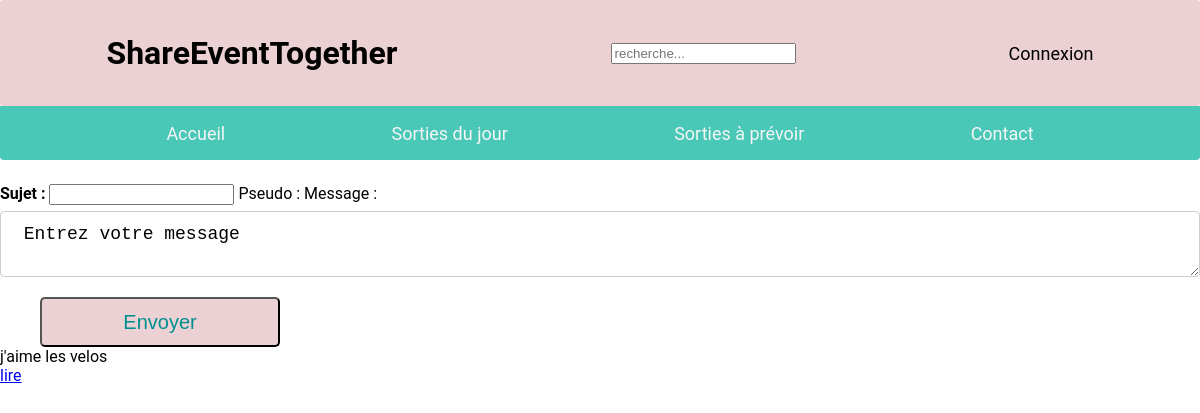
Before: /php/minichat.php with the older database file.
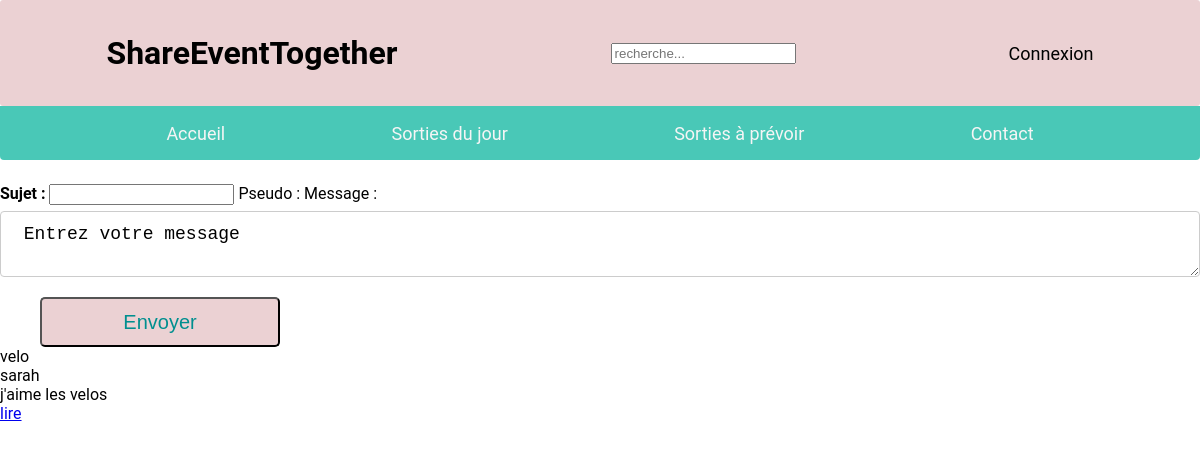
After: the same page with the newer database file.
### tables this page shows
CREATE TABLE `sujets_forum` (
  `id_sujet` int(11) NOT NULL,
  `nom_sujet` varchar(100) NOT NULL,
  `id_utilisateur` int(11) NOT NULL
);

CREATE TABLE `utilisateurs` (
  `id_utilisateur` int(11) NOT NULL,
  `prenom` varchar(100) NOT NULL,
  `nom` varchar(100) NOT NULL,
  `date_naissance` date NOT NULL,
  `adresse` varchar(250) NOT NULL,
  `code_postale` int(5) NOT NULL,
  `pays` varchar(100) NOT NULL,
  `telephone` int(10) NOT NULL,
  `mail` varchar(250) NOT NULL,
  `pseudo` varchar(100) NOT NULL,
  `mot_de_passe` varchar(255) NOT NULL,
  `type_utilisateur` varchar(50) NOT NULL,
  `ville` varchar(200) NOT NULL,
  `date_creation_utilisateur` datetime DEFAULT CURRENT_TIMESTAMP
);

### php/minichat.php (the view, shortened to what this page needs)
<?php
require('../controllers/bdd.php');
?>
<!DOCTYPE html>
<html lang="fr">
<head>
    <link rel="stylesheet" href="../assets/css/styleContact.css"/>
</head>
<body>
<?php
if (isset($_SESSION['username'])) {
    require("headerConnect.php");
} else {
    require("headerDisconnect.php");
}
?>
<form method="post" action="../controllers/minichat_post.php">
    <div class="chat">
        <label><b>Sujet :</b></label>
        <input type="text" name="sujet">
        <label> Pseudo : <?php echo $_SESSION['username'] ?></label>
        <label> Message :</label>
        <textarea name="message"> Entrez votre message</textarea>
        <input type="submit" value="Envoyer"/>
    </div>
    <div class="reponse">
        <?php
        $reponse = $bdd->query("SELECT * FROM messages as m
left join utilisateurs as u
on m.id_utilisateur = u.id_utilisateur
left join sujets_forum as sf
on m.id_sujet = sf.id_sujet
ORDER BY m.id_message ASC LIMIT 10");
        $donnees = $reponse->fetch() ;
        echo '<div class="sujet">';
        echo $donnees['nom_sujet'];
        echo '</div>';
        echo '<div class="pseudo">';
        echo $donnees['pseudo'];
        echo '</div>';
        echo '<div class="message">';
        echo $donnees['message'];
        echo '</div>';
        ?>
        <a class="inputListOfEvent"
           href="page_forum.php?id_sujet= <?php echo $donnees['id_sujet']; ?>">lire</a>
    </div>
</form>
</body>

Changed rows visible on the page:
added sujets_forum: nom_sujet "velo"
added utilisateurs: pseudo "sarah"
